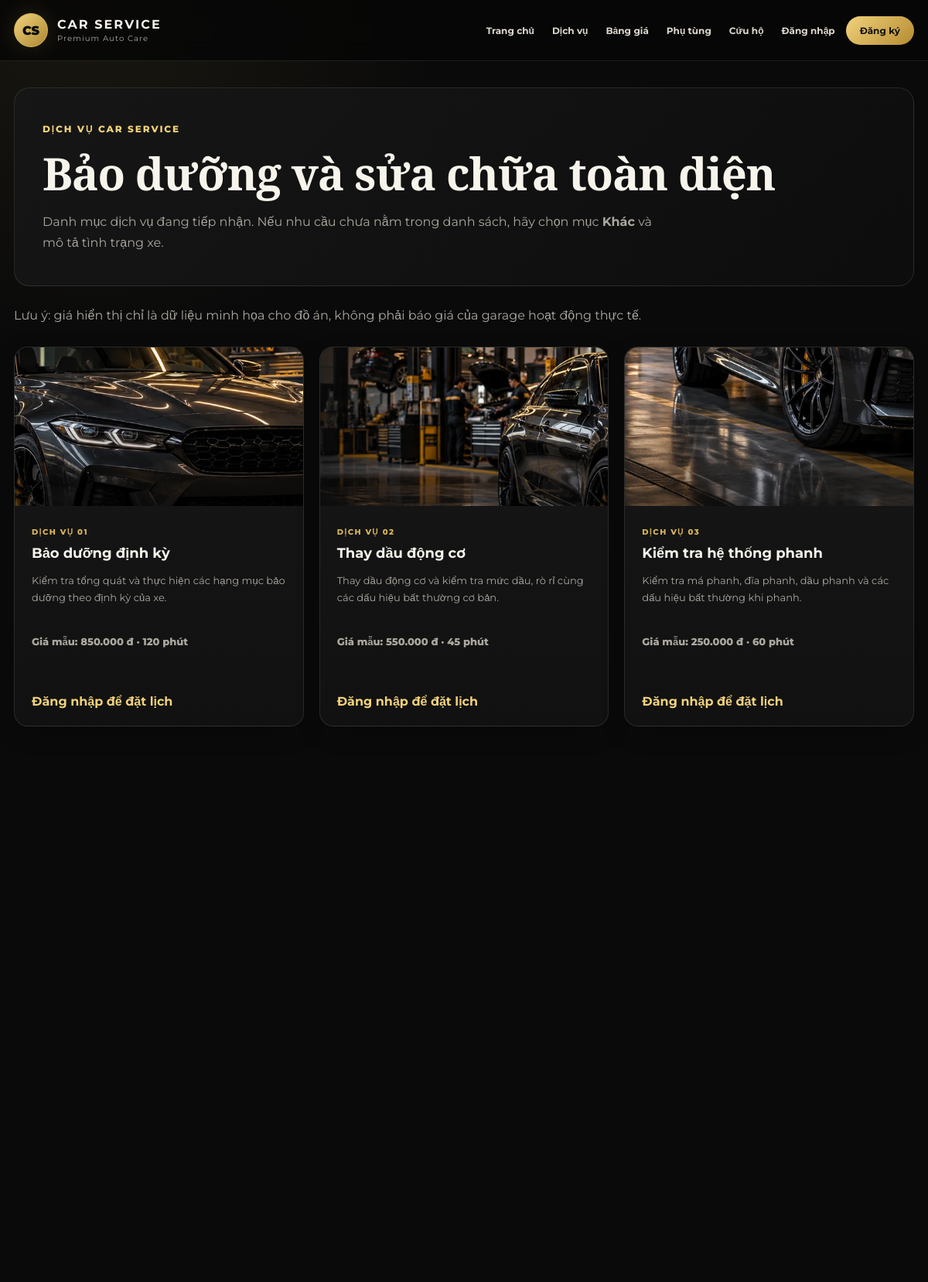
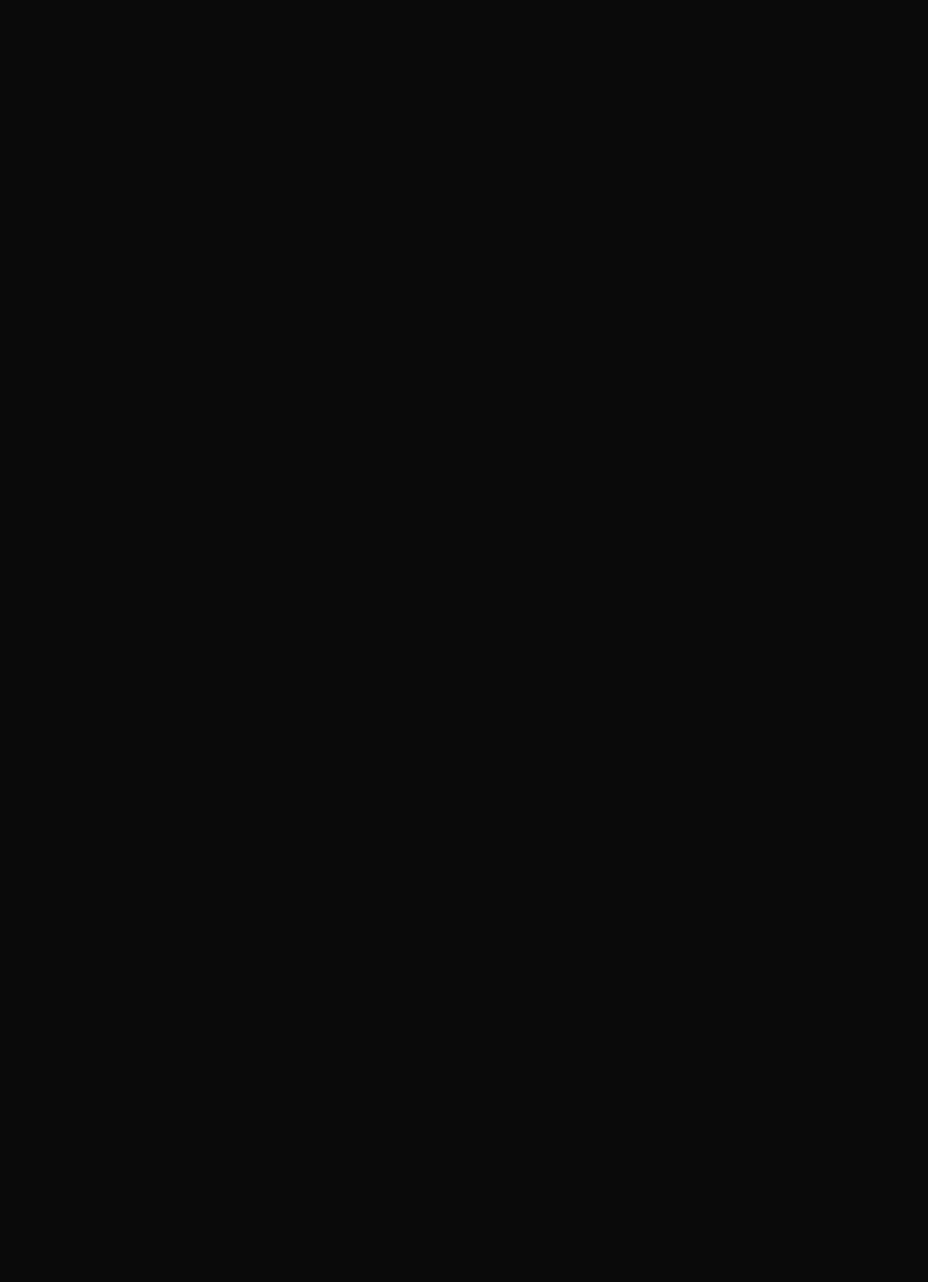
Screenshot of /dich-vu.php (upper part) with the database file from the repository (2 pictures, top to bottom).
### tables this page shows
CREATE TABLE IF NOT EXISTS dich_vu (
  ma_dich_vu INT UNSIGNED AUTO_INCREMENT PRIMARY KEY,
  ten_dich_vu VARCHAR(160) NOT NULL UNIQUE,
  mo_ta TEXT NULL,
  gia_tham_khao DECIMAL(12,0) NULL,
  thoi_gian_du_kien SMALLINT UNSIGNED NULL,
  dang_hoat_dong TINYINT(1) NOT NULL DEFAULT 1,
  ngay_tao TIMESTAMP NOT NULL DEFAULT CURRENT_TIMESTAMP,
  ngay_cap_nhat TIMESTAMP NOT NULL DEFAULT CURRENT_TIMESTAMP ON UPDATE CURRENT_TIMESTAMP,
  INDEX idx_dich_vu_hoat_dong (dang_hoat_dong)
);

### app/local.php (called while the page is built)
<?php
return [
    'base_url' => '/dat-lich-oto/public',
    'db_host' => '127.0.0.1',
    'db_port' => '3306',
    'db_name' => 'dat_lich_oto',
    'db_user' => 'root',
    'db_pass' => '',
    'gemini_api_key' => '',
    'gemini_model' => 'gemini-3.5-flash-lite',
];

### app/config.php (called while the page is built)
<?php
return array_replace([
    'app_name' => 'CAR SERVICE',
    'base_url' => '/dat-lich-oto/public',
    'db_host' => '127.0.0.1',
    'db_port' => '3306',
    'db_name' => 'dat_lich_oto',
    'db_user' => 'root',
    'db_pass' => '',
    'gemini_api_key' => (string) (getenv('GEMINI_API_KEY') ?: ''),
    'gemini_model' => 'gemini-2.5-flash-lite',
    'timezone' => 'Asia/Ho_Chi_Minh',
    'garage_address' => 'Chùa Hưng Ký',
    'garage_phone' => '0983104905',
    'garage_email' => 'tuyentihon98@gmail.com',
    'garage_hours' => '07:00 - 23:00',
    'garage_facebook' => 'https://www.facebook.com/share/1V1LGAgd98/?mibextid=wwXIfr',
], is_file(__DIR__ . '/local.php') ? require __DIR__ . '/local.php' : []);

### app/bootstrap.php (called while the page is built, shortened)
<?php
$CONFIG = require __DIR__ . '/config.php';
date_default_timezone_set($CONFIG['timezone']);
require_once __DIR__ . '/helpers.php';
require_once __DIR__ . '/db.php';
require_once __DIR__ . '/auth.php';
require_once __DIR__ . '/repository.php';

### app/auth.php (called while the page is built, shortened)
<?php
function current_user(): ?array {
    return $_SESSION['auth_user'] ?? null;
}

### app/db.php (called while the page is built, shortened)
<?php
function db(): PDO
{
    $dsn = sprintf(
        'mysql:host=%s;port=%s;dbname=%s;charset=utf8mb4',
        config('db_host'),
        config('db_port'),
        config('db_name')
    );
    $pdo = new PDO($dsn, (string) config('db_user'), (string) config('db_pass'), [
        PDO::ATTR_ERRMODE => PDO::ERRMODE_EXCEPTION,
        PDO::ATTR_DEFAULT_FETCH_MODE => PDO::FETCH_ASSOC,
        PDO::ATTR_EMULATE_PREPARES => false,
    ]);
    return $pdo;
}

### app/repository.php (called while the page is built, shortened)
<?php
function services_active(): array
{
    return db()->query(
        "SELECT * FROM dich_vu
         WHERE dang_hoat_dong = 1
         ORDER BY CASE WHEN ten_dich_vu = 'Khác' THEN 1 ELSE 0 END, ma_dich_vu"
    )->fetchAll();
}

### public/dich-vu.php (the view, shortened to what this page needs)
<?php
require __DIR__ . '/../app/bootstrap.php';
$services = services_active();
$user = current_user();
render_header('Dịch vụ');
?>
<div class="page-head page-head-premium reveal">
    <span class="eyebrow">Dịch vụ CAR SERVICE</span>
    <h1>Bảo dưỡng và sửa chữa toàn diện</h1>
    <p>Danh mục dịch vụ đang tiếp nhận. Nếu nhu cầu chưa nằm trong danh sách, hãy chọn mục <strong>Khác</strong> và mô tả tình trạng xe.</p>
</div>
<p class="muted">Lưu ý: giá hiển thị chỉ là dữ liệu minh họa cho đồ án, không phải báo giá của garage hoạt động thực tế.</p>
<div class="service-grid service-grid-full">
    <?php foreach ($services as $service): ?>
        <article class="service-card reveal">
            <div class="service-image">
                <img src="<?= e(service_image($service['ten_dich_vu'])) ?>"
                     alt="<?= e($service['ten_dich_vu']) ?>" loading="lazy">
            </div>
            <div class="service-body">
                <span class="service-index">DỊCH VỤ <?= str_pad((string) (int) $service['ma_dich_vu'], 2, '0', STR_PAD_LEFT) ?></span>
                <h3><?= e($service['ten_dich_vu']) ?></h3>
                <p><?= e($service['mo_ta']) ?></p><p class="gold-price">Giá mẫu: <?= e(format_price($service['gia_tham_khao'])) ?><?php if ($service['thoi_gian_du_kien']): ?> · <?= (int)$service['thoi_gian_du_kien'] ?> phút<?php endif; ?></p>
                <?php if ($user && $user['vai_tro'] === 'khach_hang'): ?>
                    <a class="text-link" href="<?= e(app_url('dat-lich.php?dich_vu=' . (int) $service['ma_dich_vu'])) ?>">
                        Đặt lịch dịch vụ này
                    </a>
                <?php elseif (!$user): ?>
                    <a class="text-link" href="<?= e(app_url('dang-nhap.php')) ?>">Đăng nhập để đặt lịch</a>
                <?php endif; ?>
            </div>
        </article>
    <?php endforeach; ?>
</div>
<?php render_footer(); ?>

### app/helpers.php (shortened to what this page needs)
<?php
function config(?string $key = null)
{
    global $CONFIG;
    return $key === null ? $CONFIG : ($CONFIG[$key] ?? null);
}
function app_url(string $path = ''): string
{
    $base = rtrim((string) config('base_url'), '/');
    $path = ltrim($path, '/');
    return $base . ($path !== '' ? '/' . $path : '');
}
function e(?string $value): string
{
    return htmlspecialchars((string) $value, ENT_QUOTES | ENT_SUBSTITUTE, 'UTF-8');
}
function text_lower(string $value): string
{
    return function_exists('mb_strtolower')
        ? mb_strtolower($value, 'UTF-8')
        : strtolower($value);
}
function format_price($amount): string
{
    return $amount === null ? 'Liên hệ báo giá' : number_format((float) $amount, 0, ',', '.') . ' đ';
}
function service_image(string $serviceName): string
{
    $name = text_lower($serviceName);
    if (str_contains($name, 'dầu') || str_contains($name, 'lọc')) {
        return app_url('assets/service-workshop.webp');
    }
    if (str_contains($name, 'động cơ') || str_contains($name, 'hộp số') || str_contains($name, 'chẩn đoán')) {
        return app_url('assets/service-front.webp');
    }
    if (str_contains($name, 'phanh') || str_contains($name, 'lốp') || str_contains($name, 'treo')) {
        return app_url('assets/service-wheel.webp');
    }
    if (str_contains($name, 'điện') || str_contains($name, 'ắc quy') || str_contains($name, 'điều hòa')) {
        return app_url('assets/service-body.webp');
    }
    return app_url('assets/service-front.webp');
}
function render_header(string $title): void
{
    $user = current_user();
    $isAdminPage = str_contains($_SERVER['PHP_SELF'] ?? '', '/admin/');
    echo '<!doctype html><html lang="vi"><head><meta charset="utf-8">';
    echo '<link rel="stylesheet" href="' . e(app_url('assets/app.css?v=20261016-2')) . '"></head>';
    echo '<body class="' . ($isAdminPage ? 'admin-page' : '') . '">';
    echo '<header class="topbar" id="topbar"><div class="container nav">';
    echo '<a class="brand" href="' . e(app_url('index.php')) . '">';
    echo '<span class="brand-mark">CS</span><span class="brand-copy"><strong>CAR SERVICE</strong><small>Premium Auto Care</small></span></a>';
    echo '<nav id="mainNav"><a href="' . e(app_url('index.php')) . '">Trang chủ</a><a href="' . e(app_url('dich-vu.php')) . '">Dịch vụ</a>';
    echo '<a href="' . e(app_url('bang-gia.php')) . '">Bảng giá</a><a href="' . e(app_url('phu-tung.php')) . '">Phụ tùng</a><a href="' . e(app_url('cuu-ho.php')) . '">Cứu hộ</a>';
    if (!$user) {
        echo '<a href="' . e(app_url('dang-nhap.php')) . '">Đăng nhập</a>';
        echo '<a class="nav-cta" href="' . e(app_url('dang-ky.php')) . '">Đăng ký</a>';
    } elseif ($user['vai_tro'] === 'admin') {
        echo '<a href="' . e(app_url('admin/index.php')) . '">Quản trị</a>';
        echo '<a href="' . e(app_url('tai-khoan.php')) . '">Tài khoản</a>';
        echo '<a href="' . e(app_url('dang-xuat.php')) . '">Đăng xuất</a>';
    }
    echo '</nav></div></header>';
    echo '<main class="container main">';
}
function render_footer(): void
{
    echo '</main>';
    echo '<script src="' . e(app_url('assets/app.js?v=20261016-2')) . '"></script></body></html>';
}

### public/assets/app.css (style rules this page uses)
:root { --bg:#0a0a0a; --bg-2:#111111; --panel:#151515; --panel-2:#1b1b1b; --gold:#d7b45a; --gold-2:#f0d27b; --gold-soft:rgba(215,180,90,.14); --text:#f7f4ec; --muted:#aaa79f; --line:rgba(255,255,255,.10); --line-gold:rgba(215,180,90,.32); --danger:#d9544d; --success:#2fa36b; --shadow:0 22px 60px rgba(0,0,0,.30); --radius:18px; }
* { box-sizing:border-box }
html { scroll-behavior:smooth }
body { margin:0; font-family:"Montserrat",Arial,sans-serif; background: radial-gradient(circle at 10% 0%,rgba(215,180,90,.08),transparent 28rem), var(--bg); color:var(--text); min-height:100vh; }
a { color:inherit }
img { max-width:100%;display:block }
.container { width:min(1180px,calc(100% - 36px));margin:0 auto }
.main { min-height:65vh;padding:34px 0 70px }
h1,h2,h3 { margin-top:0 }
h1,h2 { font-family:"Playfair Display",Georgia,serif;letter-spacing:-.02em }
p { line-height:1.7 }
.muted { color:var(--muted) }
.eyebrow { display:inline-block; color:var(--gold-2); font-size:12px; font-weight:800; letter-spacing:.16em; text-transform:uppercase; margin-bottom:10px; }
.text-link { color:var(--gold-2); text-decoration:none; font-weight:700; }
.topbar { position:sticky; top:0; z-index:1000; background:rgba(7,7,7,.84); border-bottom:1px solid var(--line); backdrop-filter:blur(14px); transition:.3s ease; }
.nav { min-height:78px; display:flex; align-items:center; justify-content:space-between; gap:24px; }
.brand { display:flex; align-items:center; gap:12px; text-decoration:none; }
.brand-mark { width:44px; height:44px; display:grid; place-items:center; border:1px solid var(--gold); color:#0a0a0a; background:linear-gradient(135deg,var(--gold-2),#ad8732); font-weight:900; border-radius:50%; box-shadow:0 0 30px rgba(215,180,90,.16); }
.brand-copy { display:flex;flex-direction:column;line-height:1.1 }
.brand-copy strong { font-size:16px;letter-spacing:.13em }
.brand-copy small { font-size:10px;color:var(--muted);letter-spacing:.11em;margin-top:4px }
.nav nav { display:flex;align-items:center;gap:5px;flex-wrap:wrap;justify-content:flex-end }
.nav nav a { padding:10px 9px; border-radius:999px; text-decoration:none; color:#ddd8ce; font-size:12px; font-weight:700; transition:.25s ease; }
.nav nav .nav-cta { color:#111; background:linear-gradient(135deg,var(--gold-2),#b58b31); padding:11px 18px; }
.service-grid { display:grid;grid-template-columns:repeat(3,1fr);gap:20px }
.service-grid-full { margin-top:26px }
.service-card { background:linear-gradient(180deg,#171717,#111); border:1px solid var(--line); border-radius:18px; overflow:hidden; box-shadow:0 10px 30px rgba(0,0,0,.18); transition:.35s ease; }
.service-image { height:205px;overflow:hidden;position:relative }
.service-image::after { content:"";position:absolute;inset:0;background:linear-gradient(to top,rgba(0,0,0,.55),transparent 60%) }
.service-image img { width:100%;height:100%;object-fit:cover;transition:.55s ease }
.service-body { padding:22px }
.service-index { font-size:10px;letter-spacing:.15em;color:var(--gold);font-weight:800 }
.service-body h3 { font-family:"Montserrat",Arial,sans-serif;font-size:18px;margin:9px 0 }
.service-body p { color:var(--muted);font-size:13px;min-height:66px }
.page-head { padding:42px 0 24px }
.page-head-premium { padding:42px 36px; border-radius:20px; border:1px solid var(--line); background:linear-gradient(135deg,#161616,#0d0d0d); margin-bottom:24px; }
.page-head h1 { font-size:clamp(38px,5vw,58px);margin:0 0 10px }
.page-head p { color:var(--muted);max-width:800px;margin:0 }
.reveal { opacity:0;transform:translateY(22px);transition:opacity .7s ease,transform .7s ease }
.reveal.visible { opacity:1;transform:none }
.gold-price { color:var(--gold-2);font-weight:800;font-size:14px }

### rows the page displays
dich_vu: shows a picture, ma_dich_vu "01", ten_dich_vu "Bảo dưỡng định kỳ", mo_ta "Kiểm tra tổng quát và thực hiện các hạng mục bảo dưỡng theo định kỳ của xe.", gia_tham_khao "850.000 đ", thoi_gian_du_kien "120"
dich_vu: shows a picture, ma_dich_vu "02", ten_dich_vu "Thay dầu động cơ", mo_ta "Thay dầu động cơ và kiểm tra mức dầu, rò rỉ cùng các dấu hiệu bất thường cơ bản.", gia_tham_khao "550.000 đ", thoi_gian_du_kien "45"
dich_vu: shows a picture, ma_dich_vu "03", ten_dich_vu "Kiểm tra hệ thống phanh", mo_ta "Kiểm tra má phanh, đĩa phanh, dầu phanh và các dấu hiệu bất thường khi phanh.", gia_tham_khao "250.000 đ", thoi_gian_du_kien "60"
